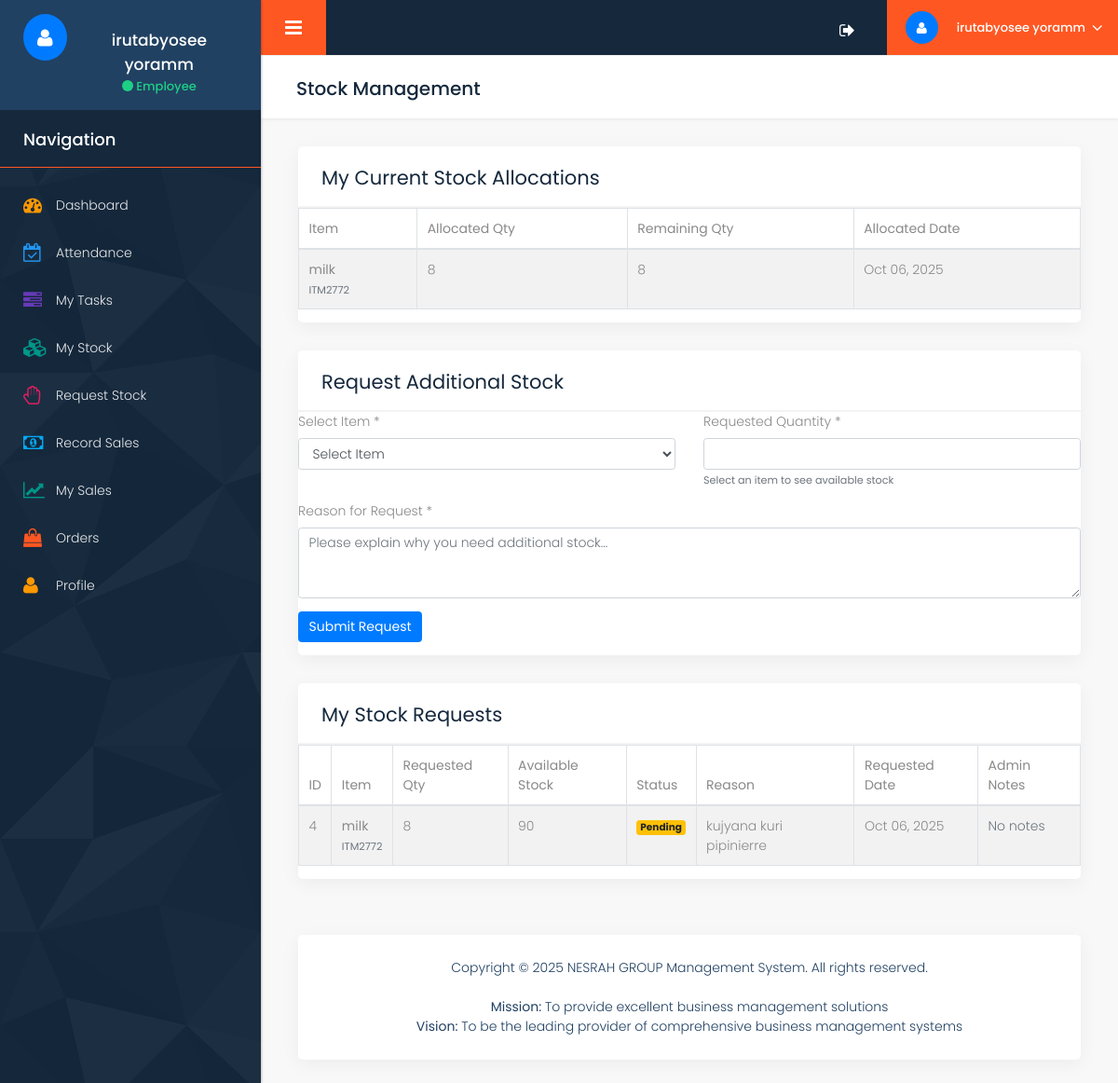
Before: /request_stock.php (signed in) with the older database file.
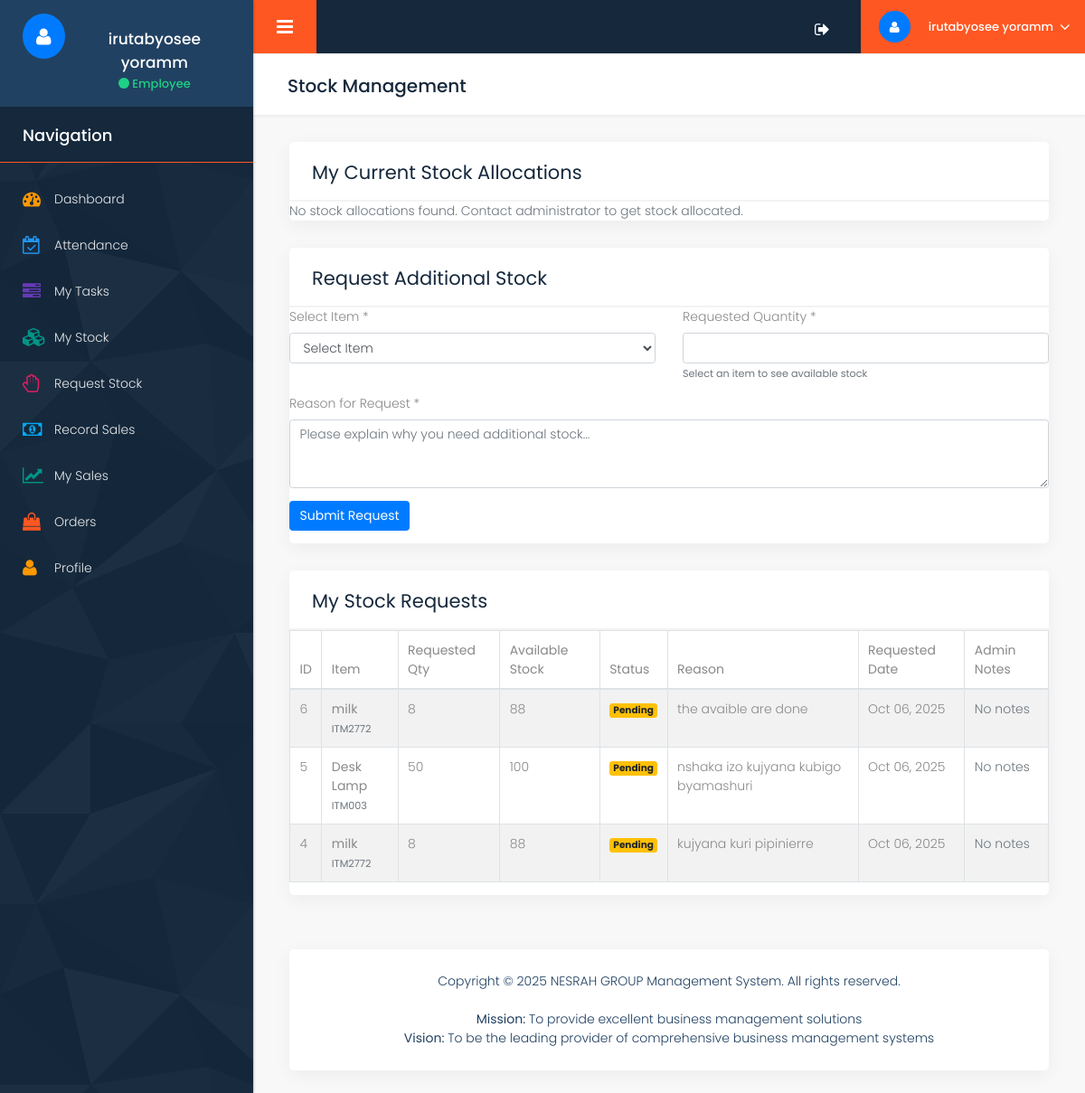
After: the same page with the newer database file.
### tables this page shows
CREATE TABLE `stock_allocations` (
  `id` int(11) NOT NULL,
  `item_id` int(11) NOT NULL,
  `user_id` int(11) NOT NULL,
  `allocated_quantity` int(11) NOT NULL,
  `remaining_quantity` int(11) NOT NULL,
  `status` enum('active','completed','cancelled') DEFAULT 'active',
  `allocated_by` int(11) NOT NULL,
  `allocated_at` timestamp NOT NULL DEFAULT current_timestamp(),
  `completed_at` timestamp NULL DEFAULT NULL
);

CREATE TABLE `inventory` (
  `id` int(11) NOT NULL,
  `item_code` varchar(50) NOT NULL,
  `item_name` varchar(100) NOT NULL,
  `description` text DEFAULT NULL,
  `category` varchar(50) DEFAULT NULL,
  `unit_price` decimal(10,2) NOT NULL,
  `current_stock` int(11) DEFAULT 0,
  `reorder_level` int(11) DEFAULT 10,
  `created_at` timestamp NOT NULL DEFAULT current_timestamp(),
  `updated_at` timestamp NOT NULL DEFAULT current_timestamp() ON UPDATE current_timestamp()
);

CREATE TABLE `stock_requests` (
  `id` int(11) NOT NULL,
  `item_id` int(11) NOT NULL,
  `user_id` int(11) NOT NULL,
  `requested_quantity` int(11) NOT NULL,
  `reason` text DEFAULT NULL,
  `status` enum('pending','approved','rejected') DEFAULT 'pending',
  `reviewed_by` int(11) DEFAULT NULL,
  `reviewed_at` timestamp NULL DEFAULT NULL,
  `admin_notes` text DEFAULT NULL,
  `created_at` timestamp NOT NULL DEFAULT current_timestamp()
);

### config/config.php (called while the page is built, shortened)
<?php
function formatDate($date) {
    return date('M d, Y', strtotime($date));
}
?>

### request_stock.php (the view, shortened to what the changed rows need)
<?php
require_once __DIR__ . '/includes/header.php';
$query = "SELECT sr.*, i.item_name, i.item_code, i.current_stock
          FROM stock_requests sr
          JOIN inventory i ON sr.item_id = i.id
          WHERE sr.user_id = :user_id
          ORDER BY sr.created_at DESC";
$stmt = $db->prepare($query);
$stmt->bindParam(':user_id', $user_id);
$stmt->execute();
$my_requests = $stmt->fetchAll();
$query = "SELECT sa.*, i.item_name, i.item_code
          FROM stock_allocations sa
          JOIN inventory i ON sa.item_id = i.id
          WHERE sa.user_id = :user_id AND sa.status = 'active'
          ORDER BY sa.allocated_at DESC";
$stmt = $db->prepare($query);
$stmt->bindParam(':user_id', $user_id);
$stmt->execute();
$my_allocations = $stmt->fetchAll();
?>
<div class="row column_title">
    <div class="col-md-12">
        <div class="page_title">
            <h2>Stock Management</h2>
        </div>
    </div>
</div>
<div class="row">
    <div class="col-md-12">
        <div class="white_shd full margin_bottom_30">
            <div class="full graph_head">
                <div class="heading1 margin_0">
                    <h2>My Current Stock Allocations</h2>
                </div>
            </div>
            <div class="full graph_revenue">
                <div class="row">
                    <div class="col-md-12">
                        <?php if (count($my_allocations) > 0): ?>
                            <div class="table-responsive">
                                <table class="table table-striped table-bordered">
                                    <thead>
                                        <tr>
                                            <th>Item</th>
                                            <th>Allocated Qty</th>
                                            <th>Remaining Qty</th>
                                            <th>Allocated Date</th>
                                        </tr>
                                    </thead>
                                    <tbody>
                                        <?php foreach ($my_allocations as $allocation): ?>
                                            <tr>
                                                <td>
                                                    <strong><?php echo $allocation['item_name']; ?></strong>
                                                    <br><small class="text-muted"><?php echo $allocation['item_code']; ?></small>
                                                </td>
                                                <td><?php echo $allocation['allocated_quantity']; ?></td>
                                                <td>
                                                    <span class="<?php echo $allocation['remaining_quantity'] == 0 ? 'text-success font-weight-bold' : ''; ?>">
                                                        <?php echo $allocation['remaining_quantity']; ?>
                                                    </span>
                                                </td>
                                                <td><?php echo formatDate($allocation['allocated_at']); ?></td>
                                            </tr>
                                        <?php endforeach; ?>
                                    </tbody>
                                </table>
                            </div>
                        <?php else: ?>
                            <p class="text-muted">No stock allocations found. Contact administrator to get stock allocated.</p>
                        <?php endif; ?>
                    </div>
                </div>
            </div>
        </div>
    </div>
</div>
<div class="row">
    <div class="col-md-12">
        <div class="white_shd full margin_bottom_30">
            <div class="full graph_head">
                <div class="heading1 margin_0">
                    <h2>Request Additional Stock</h2>
                </div>
            </div>
        </div>
    </div>
</div>
<div class="row">
    <div class="col-md-12">
        <div class="white_shd full margin_bottom_30">
            <div class="full graph_head">
                <div class="heading1 margin_0">
                    <h2>My Stock Requests</h2>
                </div>
            </div>
            <div class="full graph_revenue">
                <div class="row">
                    <div class="col-md-12">
                        <?php if (count($my_requests) > 0): ?>
                            <div class="table-responsive">
                                <table class="table table-striped table-bordered">
                                    <thead>
                                        <tr>
                                            <th>ID</th>
                                            <th>Item</th>
                                            <th>Requested Qty</th>
                                            <th>Available Stock</th>
                                            <th>Status</th>
                                            <th>Reason</th>
                                            <th>Requested Date</th>
                                            <th>Admin Notes</th>
                                        </tr>
                                    </thead>
                                    <tbody>
                                        <?php foreach ($my_requests as $request): ?>
                                            <tr>
                                                <td><?php echo $request['id']; ?></td>
                                                <td>
                                                    <strong><?php echo $request['item_name']; ?></strong>
                                                    <br><small class="text-muted"><?php echo $request['item_code']; ?></small>
                                                </td>
                                                <td><?php echo $request['requested_quantity']; ?></td>
                                                <td><?php echo $request['current_stock']; ?></td>
                                                <td>
                                                    <span class="badge badge-<?php
                                                        echo $request['status'] === 'approved' ? 'success' :
                                                            ($request['status'] === 'rejected' ? 'danger' : 'warning');
                                                    ?>">
                                                        <?php echo ucfirst($request['status']); ?>
                                                    </span>
                                                </td>
                                                <td><?php echo $request['reason']; ?></td>
                                                <td><?php echo formatDate($request['created_at']); ?></td>
                                                <td>
                                                    <?php if ($request['admin_notes']): ?>
                                                        <?php echo $request['admin_notes']; ?>
                                                    <?php else: ?>
                                                        <span class="text-muted">No notes</span>
                                                    <?php endif; ?>
                                                </td>
                                            </tr>
                                        <?php endforeach; ?>
                                    </tbody>
                                </table>
                            </div>
                        <?php else: ?>
                            <p class="text-muted">No stock requests found.</p>
                        <?php endif; ?>
                    </div>
                </div>
            </div>
        </div>
    </div>
</div>
<?php require_once __DIR__ . '/includes/footer.php'; ?>

Changed rows visible on the page:
no longer on this page (row edited): stock_allocations: item.item_name "milk", item.item_code "ITM2772", allocated_quantity "8", remaining_quantity "8", allocated_at "Oct 06, 2025"
added stock_requests: id "6", item.item_name "milk", item.item_code "ITM2772", requested_quantity "8", item.current_stock "88", status "Pending", reason "the avaible are done", created_at "Oct 06, 2025", shows "No notes"
added stock_requests: id "5", item.item_name "Desk Lamp", item.item_code "ITM003", requested_quantity "50", item.current_stock "100", status "Pending", reason "nshaka izo kujyana kubigo byamashuri", created_at "Oct 06, 2025", shows "No notes"
changed through a linked row, stock_requests "kujyana kuri pipinierre": item.current_stock "90" → "88"
Other visible differences:
text no longer shown: "Item Allocated Qty Remaining Qty Allocated Date"
text now shown: "No stock allocations found. Contact administrator to get stock allocated."
